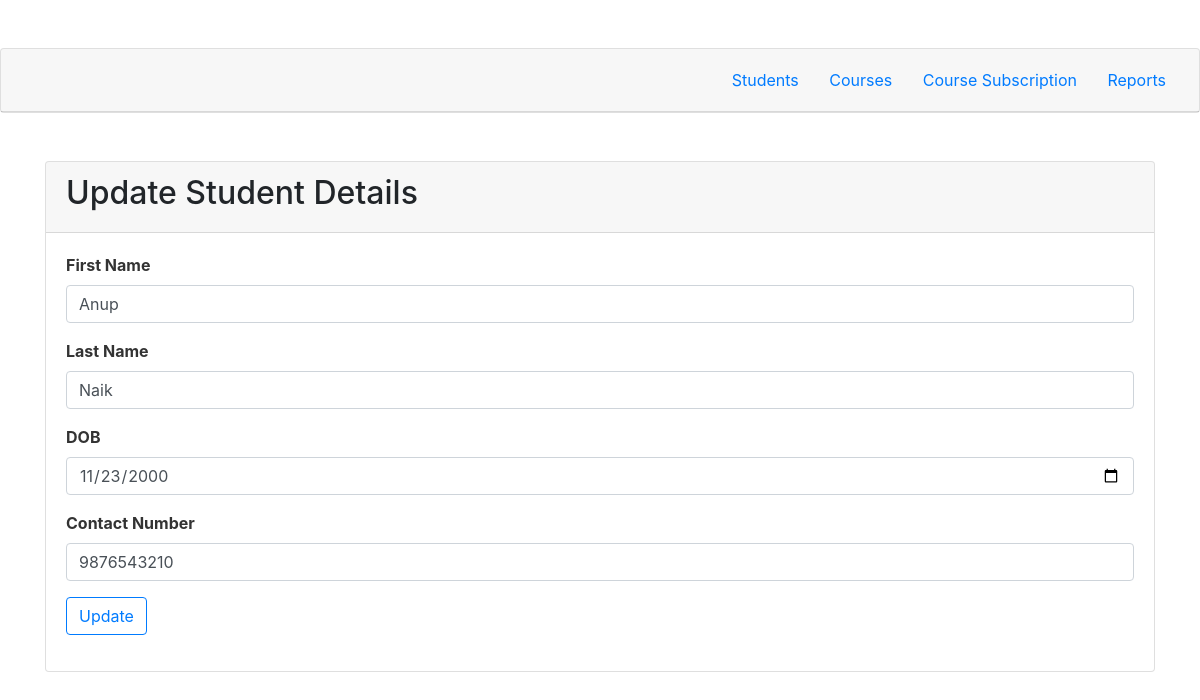
The page /student/edit-student.php?id=20 on the database its author committed.
### tables this page shows
CREATE TABLE `students` (
  `student_id` int(10) NOT NULL,
  `firstname` varchar(100) NOT NULL,
  `lastname` varchar(100) NOT NULL,
  `dob` date NOT NULL,
  `contact` varchar(16) NOT NULL,
  `status` enum('1','0') NOT NULL DEFAULT '1',
  `created_at` timestamp NOT NULL DEFAULT current_timestamp(),
  `updated_at` timestamp NOT NULL DEFAULT current_timestamp()
);

### student/StudentController.php (called while the page is built, shortened)
<?php
  require '../include/db.php';
class StudentController{
  public function byId($id){
    try {
      global $pdo;
      $query = $pdo->prepare('SELECT student_id, firstname, lastname, dob, contact FROM students  WHERE student_id=?');
      $query->execute([$id]);
      return $query->fetch(PDO::FETCH_OBJ);
    }catch (Exception $e) {
      error_log("Caught $e");
    }
  }
}
?>

### student/edit-student.php (the view, shortened to what this page needs)
<?php
	require '../include/header.php';
	require 'StudentController.php';
	if (isset($_GET['id'])) {
		$id = $_GET['id'];
		$student = new StudentController;
		$studentData = $student->byId($id);
	}
?>
<div class="card mt-5">
	<div class="card-header">
		<h2>Update Student Details</h2>
	</div>
	<div class="card-body">
		<form class="cmxform" action="actions.php" method="POST" id="studentForm">
			<div class="form-group">
				<label for="firstname">First Name</label>
				<input type="text" name="firstname" minlength="3" maxlength="16"  class="form-control" placeholder="Enter first name" value="<?php echo $studentData->firstname; ?>" required>
			</div>
			<div class="form-group">
				<label for="lastname">Last Name</label>
				<input type="text" name="lastname"  minlength="1" maxlength="16"  class="form-control" placeholder="Enter last name" value="<?php echo $studentData->lastname; ?>" required>
			</div>
			<div class="form-group">
				<label for="dob">DOB</label>
				<input type="date" name="dob" class="form-control" value="<?php echo $studentData->dob; ?>" required>
			</div>
			<div class="form-group">
				<label for="contact">Contact Number</label>
				<input type="text" name="contact" minlength="10" class="form-control" placeholder="Enter contact number" value="<?php echo $studentData->contact; ?>" required>
			</div>
			<div class="form-group">
				<input type="submit" name="update" class="btn btn-outline-primary" value="Update" />
			</div>
		</form>
	</div>
</div>
<?php require '../include/footer.php'; ?>

### assets/css/style.css (style rules this page uses)
form.cmxform legend, form.cmxform label { color: #333; font-weight: bold; }
input { border: 1px solid black; }

### rows shown on the page
students: firstname "Anup", lastname "Naik", dob "11/23/2000", contact "9876543210"
